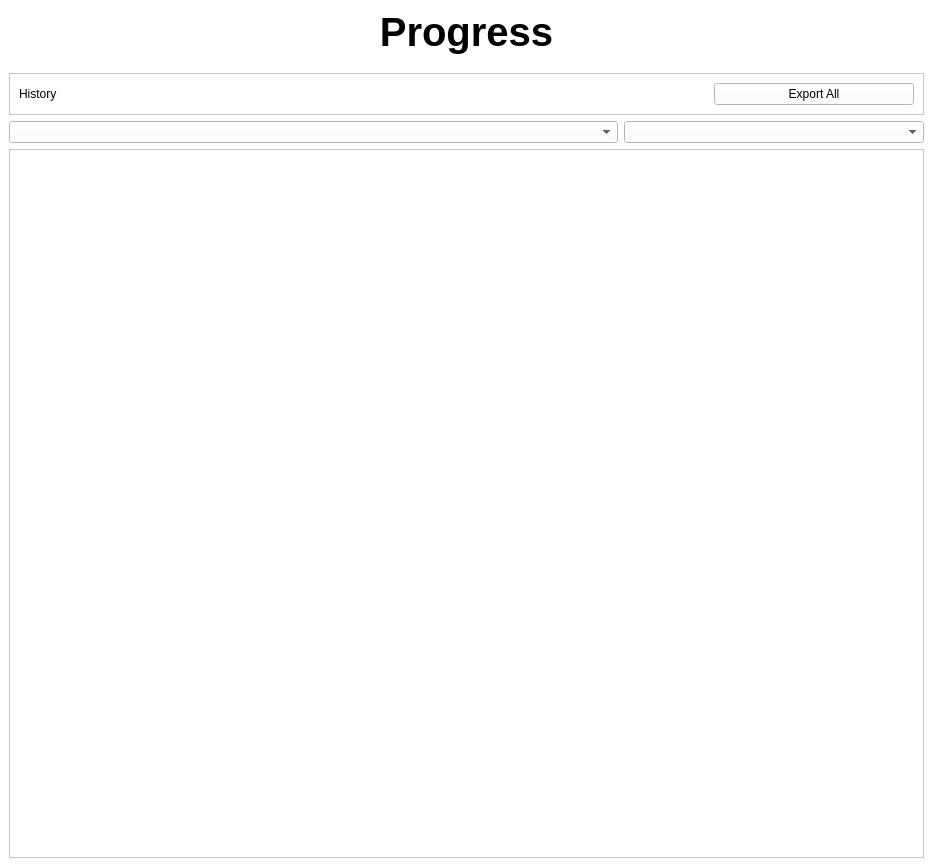
<?xml version="1.0" encoding="UTF-8"?>
<ui version="4.0">
 <class>Home</class>
 <widget class="QFrame" name="Home">
  <property name="geometry">
   <rect>
    <x>0</x>
    <y>0</y>
    <width>933</width>
    <height>867</height>
   </rect>
  </property>
  <property name="sizePolicy">
   <sizepolicy hsizetype="Preferred" vsizetype="Preferred">
    <horstretch>0</horstretch>
    <verstretch>0</verstretch>
   </sizepolicy>
  </property>
  <property name="minimumSize">
   <size>
    <width>933</width>
    <height>717</height>
   </size>
  </property>
  <property name="windowTitle">
   <string>Frame</string>
  </property>
  <property name="styleSheet">
   <string notr="true">background-color: rgb(255, 255, 255);</string>
  </property>
  <layout class="QVBoxLayout" name="verticalLayout">
   <property name="spacing">
    <number>0</number>
   </property>
   <property name="sizeConstraint">
    <enum>QLayout::SetDefaultConstraint</enum>
   </property>
   <property name="leftMargin">
    <number>0</number>
   </property>
   <property name="topMargin">
    <number>0</number>
   </property>
   <property name="rightMargin">
    <number>0</number>
   </property>
   <property name="bottomMargin">
    <number>0</number>
   </property>
   <item>
    <widget class="QFrame" name="title_frame">
     <property name="maximumSize">
      <size>
       <width>16777215</width>
       <height>100</height>
      </size>
     </property>
     <property name="frameShape">
      <enum>QFrame::NoFrame</enum>
     </property>
     <property name="frameShadow">
      <enum>QFrame::Raised</enum>
     </property>
     <layout class="QHBoxLayout" name="horizontalLayout">
      <item>
       <widget class="QLabel" name="title">
        <property name="font">
         <font>
          <family>Arial</family>
          <pointsize>30</pointsize>
          <weight>75</weight>
          <bold>true</bold>
         </font>
        </property>
        <property name="styleSheet">
         <string notr="true">QLabel{
	color: #000000;

}</string>
        </property>
        <property name="text">
         <string>Progress</string>
        </property>
        <property name="alignment">
         <set>Qt::AlignCenter</set>
        </property>
       </widget>
      </item>
     </layout>
    </widget>
   </item>
   <item>
    <widget class="QFrame" name="_frame">
     <property name="frameShape">
      <enum>QFrame::NoFrame</enum>
     </property>
     <property name="frameShadow">
      <enum>QFrame::Raised</enum>
     </property>
     <layout class="QVBoxLayout" name="verticalLayout_2">
      <property name="spacing">
       <number>0</number>
      </property>
      <property name="leftMargin">
       <number>0</number>
      </property>
      <property name="topMargin">
       <number>0</number>
      </property>
      <property name="rightMargin">
       <number>0</number>
      </property>
      <property name="bottomMargin">
       <number>0</number>
      </property>
      <item>
       <widget class="QFrame" name="content_frame">
        <property name="frameShape">
         <enum>QFrame::NoFrame</enum>
        </property>
        <property name="frameShadow">
         <enum>QFrame::Raised</enum>
        </property>
        <layout class="QVBoxLayout" name="verticalLayout_4">
         <item>
          <widget class="QFrame" name="header_frame">
           <property name="frameShape">
            <enum>QFrame::StyledPanel</enum>
           </property>
           <property name="frameShadow">
            <enum>QFrame::Raised</enum>
           </property>
           <layout class="QHBoxLayout" name="horizontalLayout_3">
            <item>
             <widget class="QLabel" name="header">
              <property name="font">
               <font>
                <family>Arial</family>
               </font>
              </property>
              <property name="text">
               <string>History</string>
              </property>
             </widget>
            </item>
            <item>
             <widget class="QPushButton" name="export_button">
              <property name="maximumSize">
               <size>
                <width>200</width>
                <height>16777215</height>
               </size>
              </property>
              <property name="font">
               <font>
                <family>Arial</family>
               </font>
              </property>
              <property name="text">
               <string>Export All</string>
              </property>
             </widget>
            </item>
           </layout>
          </widget>
         </item>
         <item>
          <layout class="QHBoxLayout" name="dropdown_frame">
           <item>
            <widget class="QComboBox" name="exercise_dropdown"/>
           </item>
           <item>
            <widget class="QComboBox" name="date_dropdown">
             <property name="maximumSize">
              <size>
               <width>300</width>
               <height>16777215</height>
              </size>
             </property>
            </widget>
           </item>
          </layout>
         </item>
         <item>
          <widget class="QScrollArea" name="scrollArea">
           <property name="widgetResizable">
            <bool>true</bool>
           </property>
           <widget class="QWidget" name="scrollAreaWidgetContents">
            <property name="geometry">
             <rect>
              <x>0</x>
              <y>0</y>
              <width>913</width>
              <height>709</height>
             </rect>
            </property>
           </widget>
          </widget>
         </item>
        </layout>
       </widget>
      </item>
     </layout>
    </widget>
   </item>
  </layout>
 </widget>
 <resources/>
 <connections/>
</ui>
